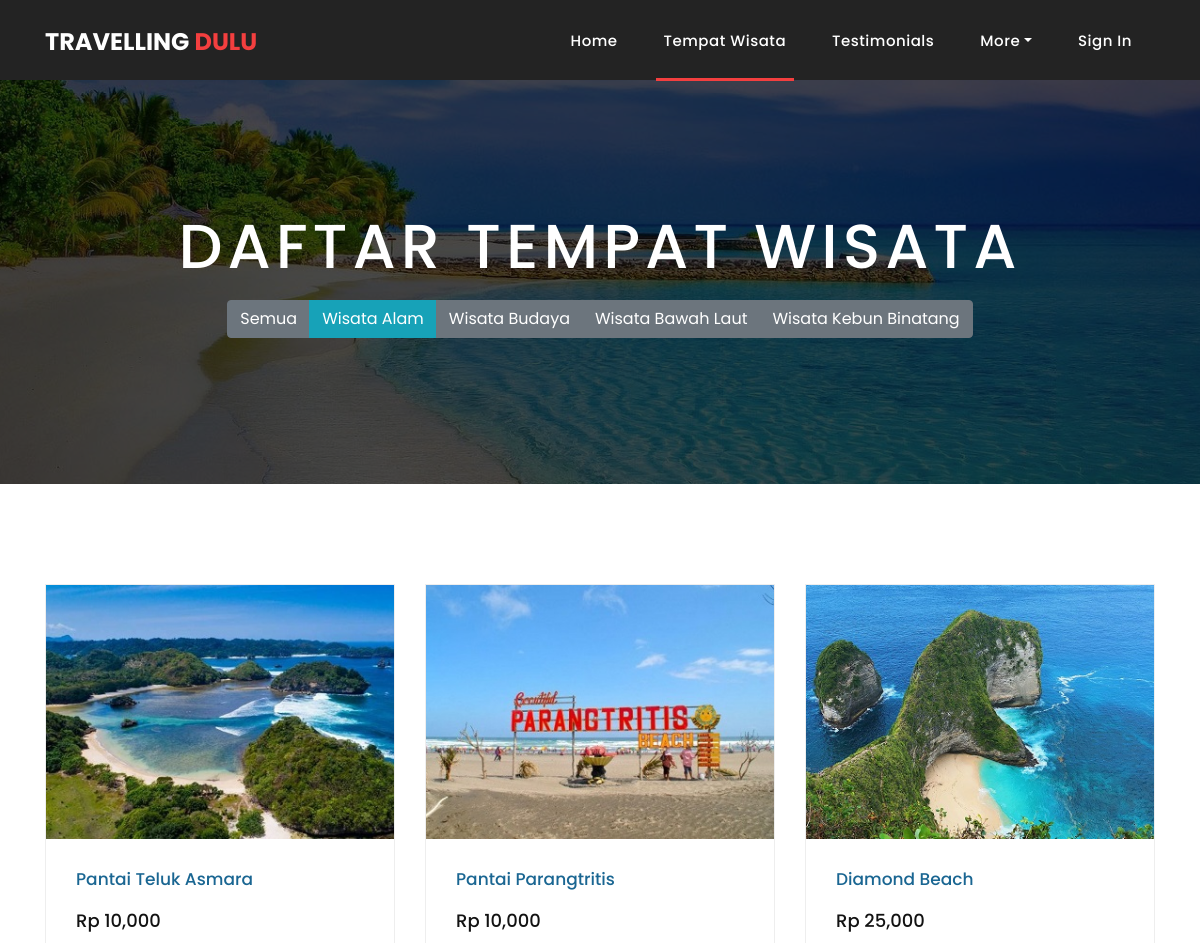
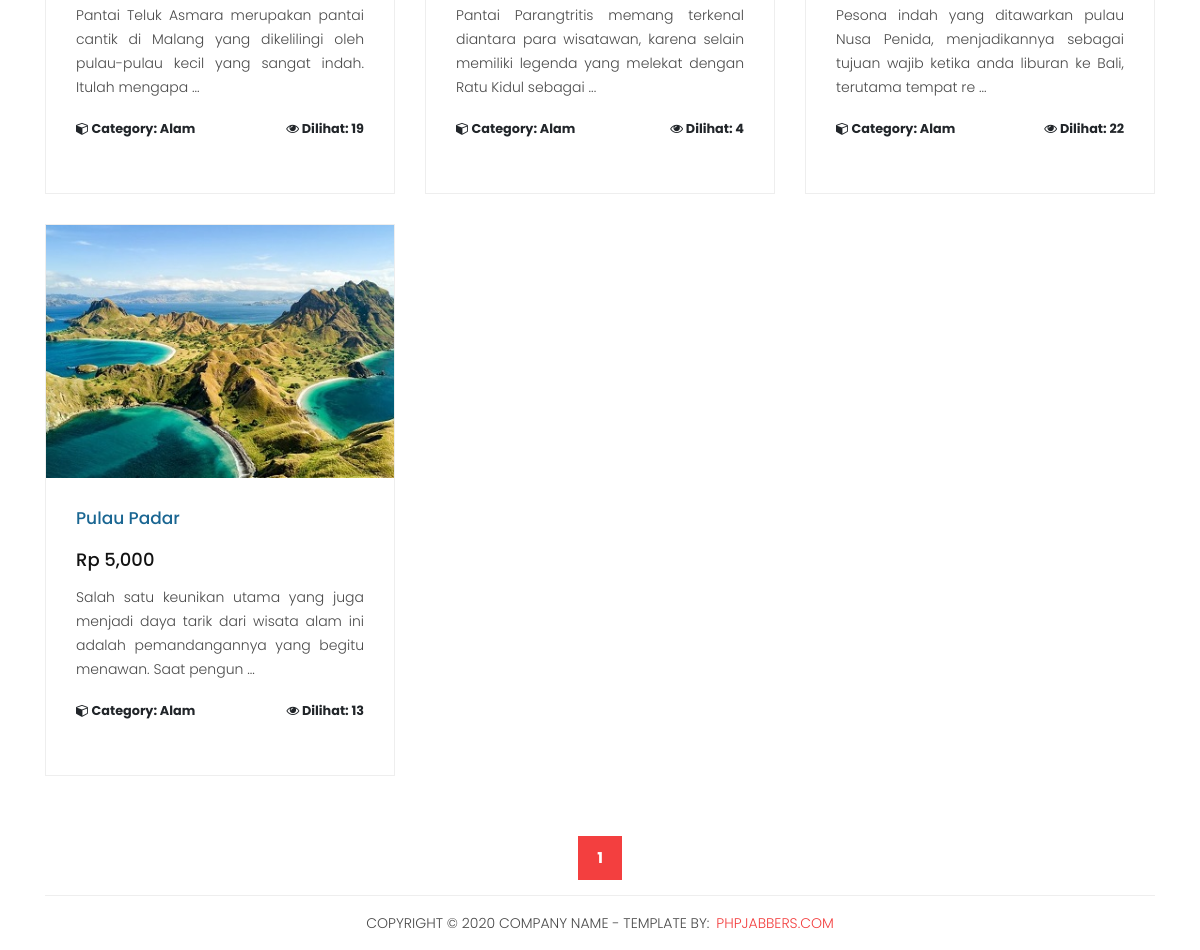
Screenshot of /wisata_alam.php with the database file from the repository (2 pictures, top to bottom).
### tables this page shows
CREATE TABLE `wisata` (
  `id_wisata` int(11) NOT NULL,
  `nama_tempat` varchar(32) NOT NULL,
  `id_kategori` int(11) NOT NULL,
  `lokasi` varchar(32) NOT NULL,
  `fasilitas` text NOT NULL,
  `htm` int(11) NOT NULL,
  `deskripsi` longtext NOT NULL,
  `foto_1` varchar(32) NOT NULL,
  `foto_2` varchar(32) NOT NULL,
  `foto_3` varchar(32) NOT NULL,
  `foto_4` varchar(32) NOT NULL,
  `view` int(11) NOT NULL
);

CREATE TABLE `kategori` (
  `id_kategori` int(11) NOT NULL,
  `nama_kategori` varchar(32) NOT NULL,
  `foto_kategori` varchar(32) NOT NULL
);

### wisata_alam.php (the view, shortened to what this page needs)
<?php
include "connection.php";
if (!isset($_SESSION['email_user'])) {
  $loginButton = '<li class="nav-item"><a class="nav-link" href="login.php">Sign In</a></li>';
} else {
  $loginButton = '';
  $signupButton = '';
  $userGreeting = '<li class="nav-item"><a class="nav-link" href="profil_user.php?id=' . $_SESSION['id_user'] . '">Hello, ' . $_SESSION['nama_user'] . '</a></li>';
  $logoutButton = '<li class="nav-item"><a class="nav-link" href="backend/logout.php">Logout</a></li>';
}
$JumlahDataPerPage = 4;
$JumlahData = mysqli_num_rows(mysqli_query($connection, "SELECT * FROM wisata JOIN kategori ON wisata.id_kategori = kategori.id_kategori WHERE kategori.nama_kategori = 'Alam'"));
$JumlahHalaman = ceil($JumlahData / $JumlahDataPerPage);
$HalamanActive = (isset($_GET["page"])) ? $_GET["page"] : 1;
$AwalData = ($JumlahDataPerPage * $HalamanActive) - $JumlahDataPerPage;
$travels = mysqli_query($connection, "SELECT * FROM wisata JOIN kategori ON wisata.id_kategori = kategori.id_kategori WHERE kategori.nama_kategori = 'Alam' LIMIT $AwalData, $JumlahDataPerPage");
?>
<!DOCTYPE html>
<html lang="en">
<head>
  <link href="vendor/bootstrap/css/bootstrap.min.css" rel="stylesheet">
  <link rel="stylesheet" href="assets/css/fontawesome.css">
  <link rel="stylesheet" href="assets/css/style.css">
  <link rel="stylesheet" href="assets/css/owl.css">
</head>
<body>
  <header class="">
    <nav class="navbar navbar-expand-lg">
      <div class="container">
        <a class="navbar-brand" href="index.php">
          <h2>Travelling <em>Dulu</em></h2>
        </a>
        <div class="collapse navbar-collapse" id="navbarResponsive">
          <ul class="navbar-nav ml-auto">
            <li class="nav-item">
              <a class="nav-link" href="index.php">Home
              </a>
            </li>
            <li class="nav-item active"><a class="nav-link" href="tempat_wisata.php">Tempat Wisata</a></li>
            <li class="nav-item"><a class="nav-link" href="testimonials.php">Testimonials</a></li>
            <li class="nav-item dropdown">
              <a class="nav-link dropdown-toggle" data-toggle="dropdown" href="#" role="button" aria-haspopup="true" aria-expanded="false">More</a>
            </li>
            <?php echo $loginButton; ?>
          </ul>
        </div>
      </div>
    </nav>
  </header>
  <div class="page-heading about-heading header-text" style="background-image: url(assets/images/heading-6-1920x500.jpg);">
    <div class="container">
      <div class="row">
        <div class="col-md-12">
          <div class="text-content">
            <h2>Daftar Tempat Wisata</h2>
            <div class="btn-group py-3">
              <a href="tempat_wisata.php" class="btn btn-secondary">Semua</a>
              <a href="wisata_alam.php" class="btn btn-info">Wisata Alam</a>
              <a href="wisata_budaya.php" class="btn btn-secondary">Wisata Budaya</a>
              <a href="wisata_bawah_laut.php" class="btn btn-secondary">Wisata Bawah Laut</a>
              <a href="wisata_zoo.php" class="btn btn-secondary">Wisata Kebun Binatang</a>
            </div>
          </div>
        </div>
      </div>
    </div>
  </div>
  <div class="products">
    <div class="container">
      <div class="row justify-content">
        <?php
        if (mysqli_num_rows($travels) > 0) {
          foreach ($travels as $travel) {
        ?>
            <div class="col-md-4">
              <div class="product-item">
                <a href="tempat_wisata_detail.php?id=<?php echo $travel['id_wisata'] ?>"><img src="assets/images/wisata/<?php echo $travel['foto_1']; ?>" alt=""></a>
                <div class="down-content">
                  <a href="tempat_wisata_detail.php?id=<?php echo $travel['id_wisata'] ?>">
                    <h4><?php echo $travel['nama_tempat']; ?></h4>
                  </a>
                  <h6>Rp <?php echo number_format($travel['htm']); ?></h6>
                  <p class="text-justify"><?php echo substr_replace($travel['deskripsi'], " ... ", 130); ?></p>
                  <small class="d-flex justify-content-between mb-4">
                    <strong title="Nights"><i class="fa fa-cube"></i> Category: <?php echo $travel['nama_kategori']; ?></strong>
                    <strong title="Nights"><i class="fa fa-eye"></i> Dilihat: <?php echo $travel['view'] ?></strong>
                  </small>
                </div>
              </div>
            </div>
          <?php } ?>
        <?php } ?>
        <div class="col-md-12">
          <ul class="pages">
            <?php for($i = 1; $i <= $JumlahHalaman; $i++) { ?>
              <?php if( $i == $HalamanActive) { ?>
                <li class="active"><a href="?page=<?= $i; ?>"> <?= $i; ?></a></li>
              <?php } else { ?>
                <li><a href="?page=<?= $i; ?>"> <?= $i; ?></a></li>
              <?php } ?>
            <?php } ?>
          </ul>
        </div>
      </div>
    </div>
  </div>
  <footer>
    <div class="container">
      <div class="row">
        <div class="col-md-12">
          <div class="inner-content">
            <p>Copyright © 2020 Company Name - Template by: <a href="https://www.phpjabbers.com/">PHPJabbers.com</a></p>
          </div>
        </div>
      </div>
    </div>
  </footer>
</body>
</html>

### assets/css/style.css (style rules this page uses)
body { font-family: 'Poppins', sans-serif; overflow-x: hidden; text-rendering: optimizeLegibility; -webkit-font-smoothing: antialiased; -moz-osx-font-smoothing: grayscale; }
p { margin-bottom: 0px; font-size: 14px; font-weight: 300; color: #4a4a4a; line-height: 24px; }
a { text-decoration: none !important; }
ul { padding: 0; margin: 0; list-style: none; }
h1, h2, h3, h4, h5, h6 { margin: 0px; }
.page-heading { padding: 210px 0px 130px 0px; text-align: center; background-position: center center; background-repeat: no-repeat; background-size: cover; }
.page-heading .text-content h2 { color: #fff; font-size: 62px; text-transform: uppercase; letter-spacing: 5px; }
header { position: absolute; z-index: 99999; width: 100%; height: 80px; background-color: #232323; -webkit-transition: all 0.3s ease-in-out 0s; -moz-transition: all 0.3s ease-in-out 0s; -o-transition: all 0.3s ease-in-out 0s; transition: all 0.3s ease-in-out 0s; }
header .navbar { padding: 17px 0px; }
.navbar .navbar-brand { float: left; margin-top: -12px; outline: none; }
.navbar .navbar-brand h2 { color: #fff; text-transform: uppercase; font-size: 24px; font-weight: 700; -webkit-transition: all .3s ease 0s; -moz-transition: all .3s ease 0s; -o-transition: all .3s ease 0s; transition: all .3s ease 0s; }
.navbar .navbar-brand h2 em { font-style: normal; color: #f33f3f; }
#navbarResponsive { z-index: 999; }
.navbar-collapse { text-align: center; }
.navbar .navbar-nav .nav-item { margin: 0px 15px; }
.navbar .navbar-nav a.nav-link { text-transform: capitalize; font-size: 15px; font-weight: 500; letter-spacing: 0.5px; color: #fff; transition: all 0.5s; margin-top: 5px; }
.navbar .navbar-nav .nav-link:hover, .navbar .navbar-nav .active>.nav-link, .navbar .navbar-nav .nav-link.active, .navbar .navbar-nav .nav-link.show, .navbar .navbar-nav .show>.nav-link { color: #fff; padding-bottom: 25px; border-bottom: 3px solid #f33f3f; }
.product-item { border: 1px solid #eee; margin-bottom: 30px; }
.product-item .down-content { padding: 30px; position: relative; }
.product-item img { width: 100%; overflow: hidden; }
.product-item .down-content h4 { font-size: 17px; color: #1a6692; margin-bottom: 20px; }
.product-item .down-content h6 { font-size: 18px; margin-bottom: 15px; color: #121212; }
.product-item .down-content p { margin-bottom: 20px; }
footer { text-align: center; }
footer .inner-content { border-top: 1px solid #eee; margin-top: 15px; padding: 15px 0px; }
footer .inner-content p { text-transform: uppercase; }
footer .inner-content p a { color: #f33f3f; margin-left: 3px; }
.products { margin-top: 100px; }
.page-heading { position: relative; }
.page-heading:before { content: ''; position: absolute; top: 0; left: 0; bottom: 0; right: 0; background-color: rgba(0, 0, 0, .7); }
.page-heading .container { position: relative; z-index: 2; }
.products ul.pages { margin-top: 30px; text-align: center; }
.products ul.pages li { display: inline-block; margin: 0px 2px; }
.products ul.pages li a { width: 44px; height: 44px; display: inline-block; line-height: 42px; border: 1px solid #eee; font-size: 15px; font-weight: 700; color: #121212; transition: all .3s; }
.products ul.pages li a:hover, .products ul.pages li.active a { background-color: #f33f3f; border-color: #f33f3f; color: #fff; }

### rows the page displays
wisata: foto_1 (picture), nama_tempat "Pantai Teluk Asmara", htm "10,000", deskripsi "Pantai Teluk Asmara merupakan pantai cantik di Malang yang dikelilingi oleh pulau-pulau kecil yang sangat indah. Itulah mengapa ...", id_kategori.nama_kategori "Alam", view "19"
wisata: foto_1 (picture), nama_tempat "Pantai Parangtritis", htm "10,000", deskripsi "Pantai Parangtritis memang terkenal diantara para wisatawan, karena selain memiliki legenda yang melekat dengan Ratu Kidul sebagai ...", id_kategori.nama_kategori "Alam", view "4"
wisata: foto_1 (picture), nama_tempat "Diamond Beach", htm "25,000", deskripsi "Pesona indah yang ditawarkan pulau Nusa Penida, menjadikannya sebagai tujuan wajib ketika anda liburan ke Bali, terutama tempat re ...", id_kategori.nama_kategori "Alam", view "22"
wisata: foto_1 (picture), nama_tempat "Pulau Padar", htm "5,000", deskripsi "Salah satu keunikan utama yang juga menjadi daya tarik dari wisata alam ini adalah pemandangannya yang begitu menawan. Saat pengun ...", id_kategori.nama_kategori "Alam", view "13"
